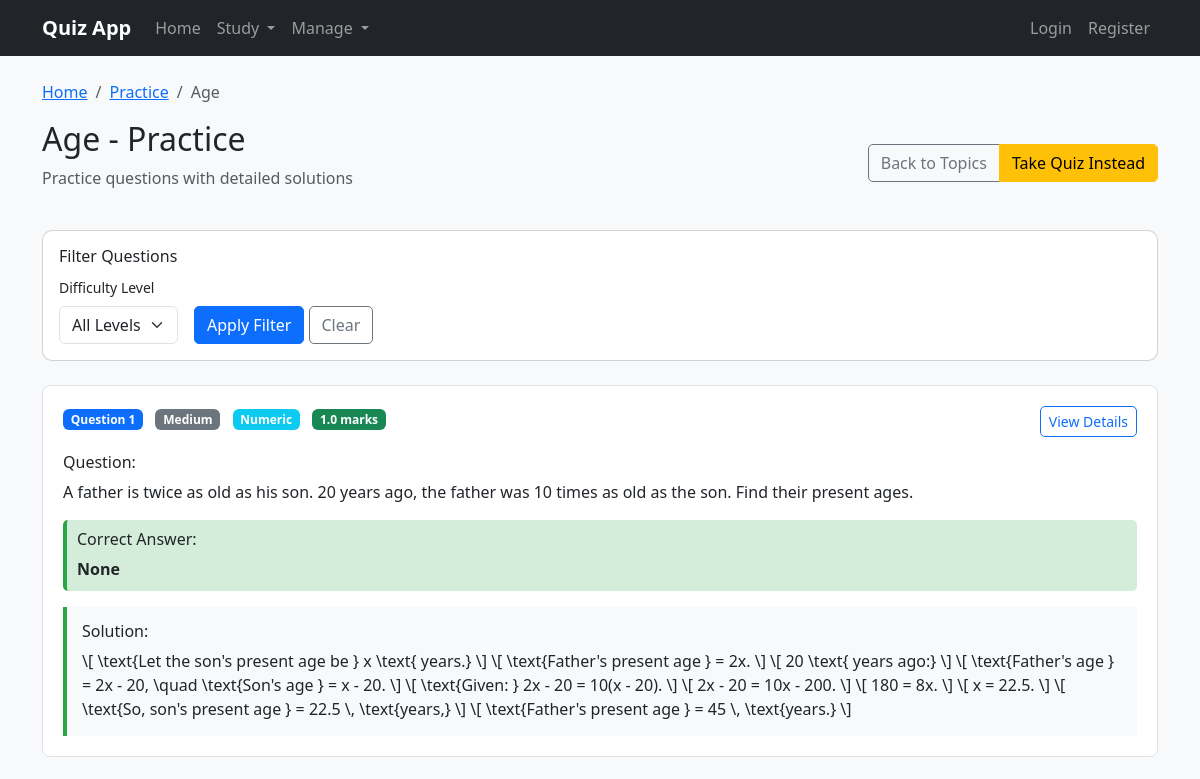
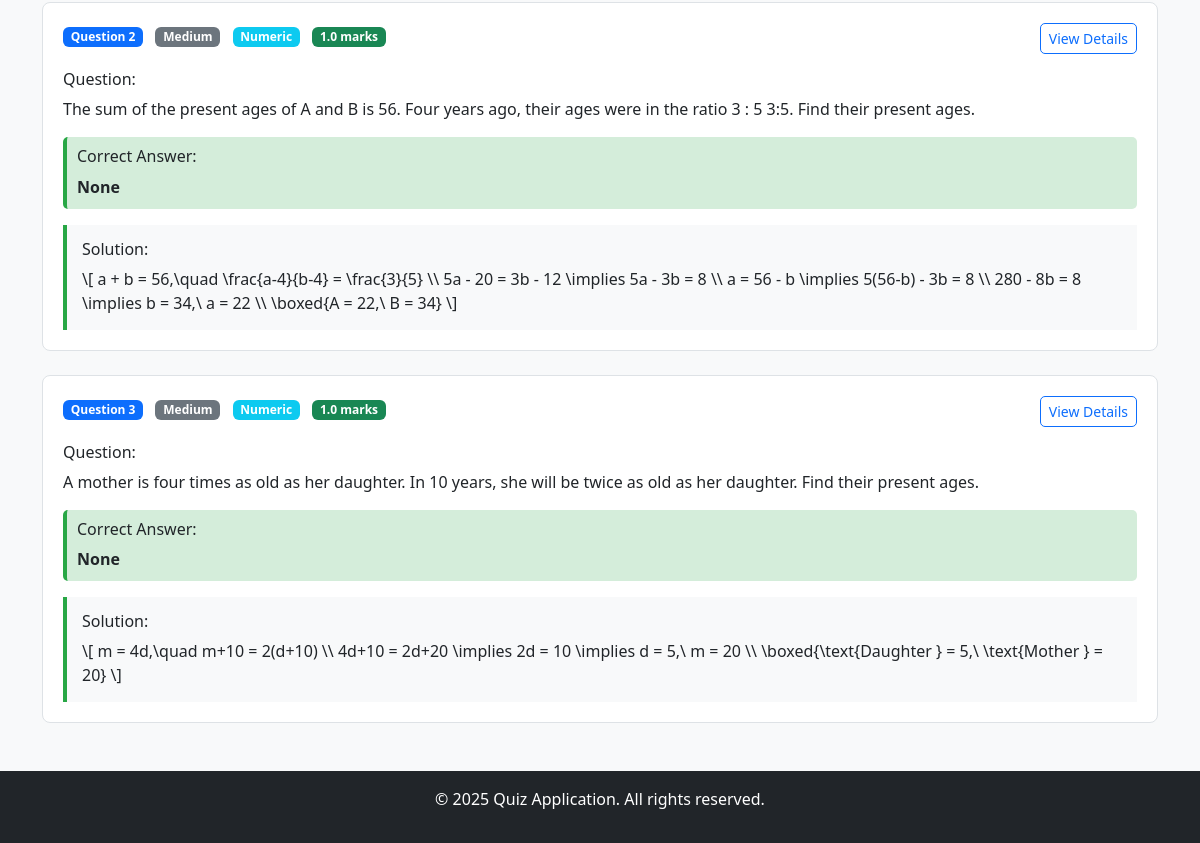
Before: /practice/1/ with the older database file (2 pictures, top to bottom).
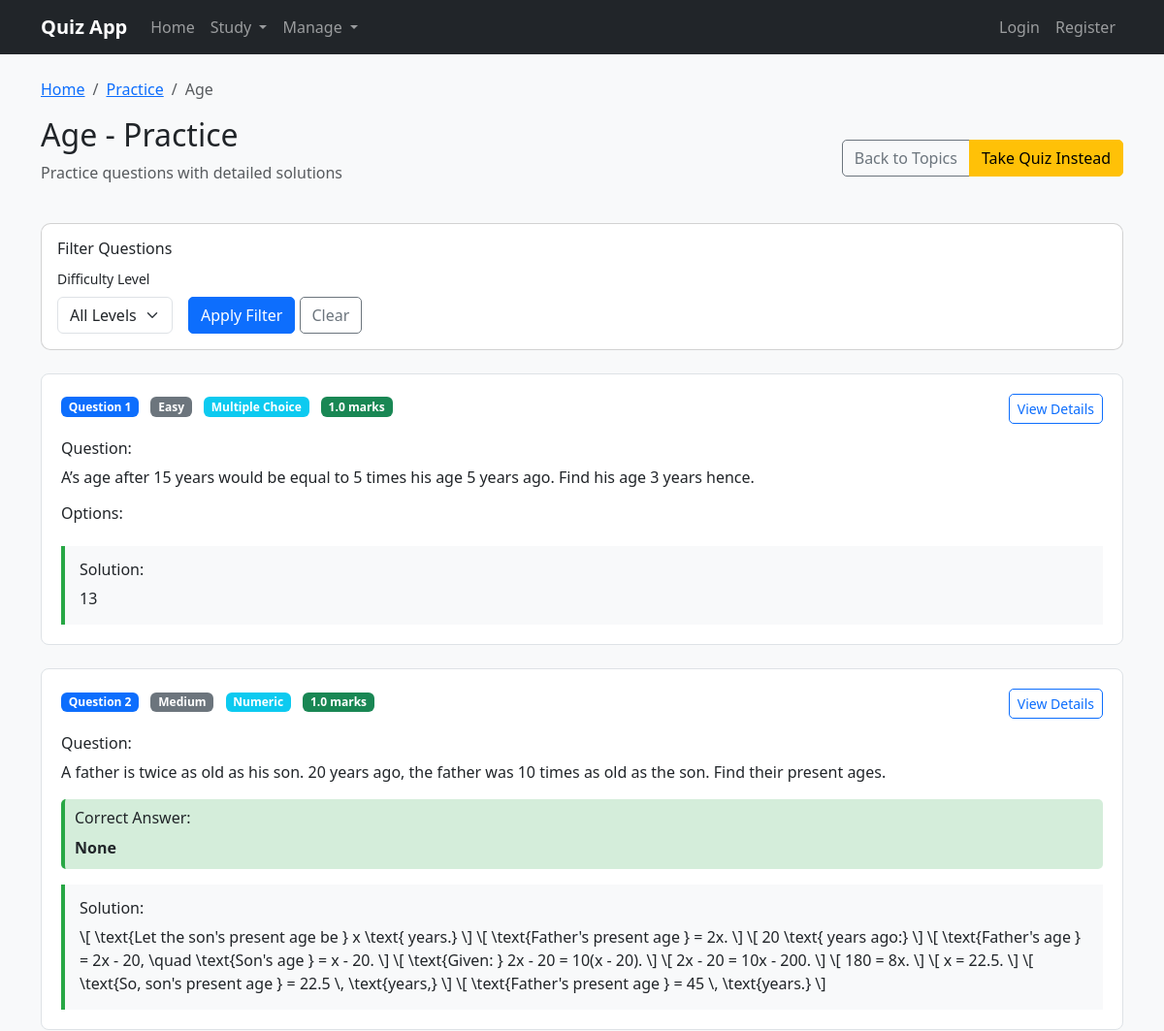
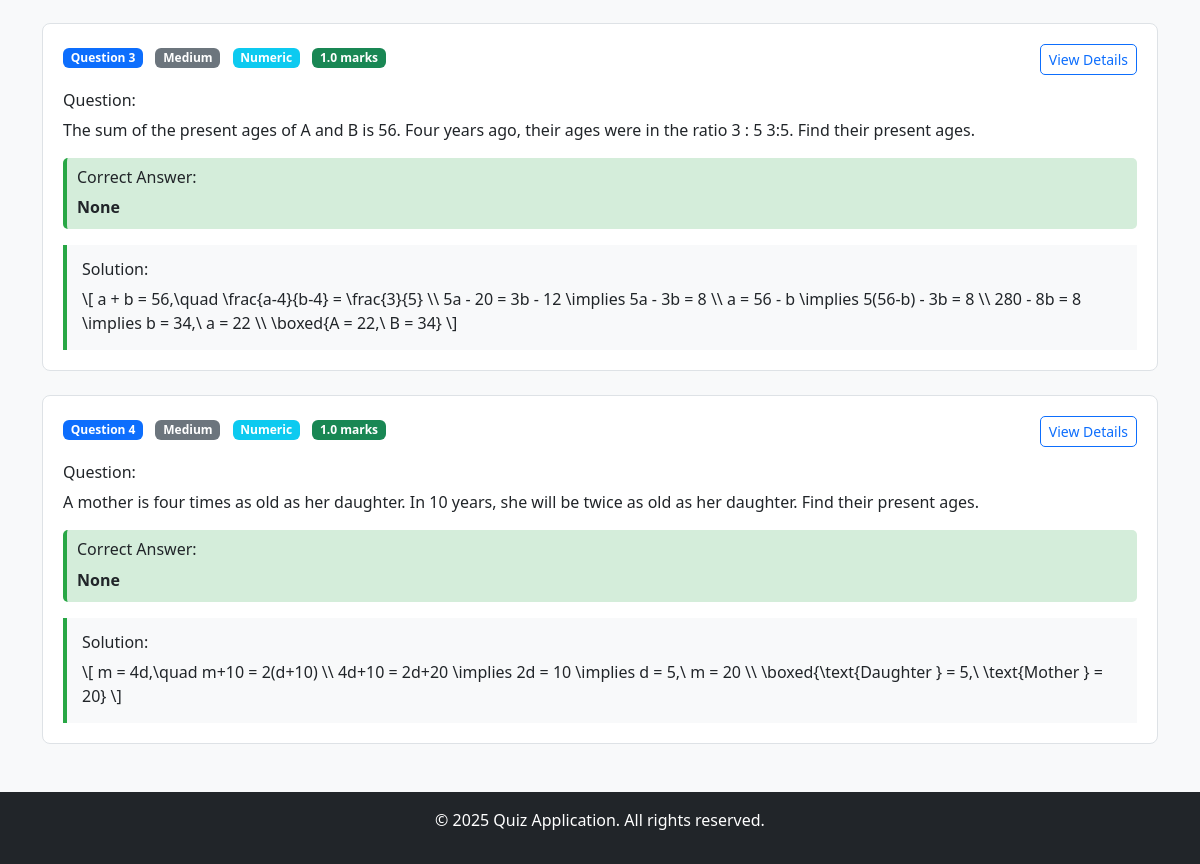
After: the same page with the newer database file (2 pictures, top to bottom).
### quiz/models.py (models this page shows, shortened)
class Question(models.Model):
    QUESTION_TYPES = [
        ("MCQ", "Multiple Choice"),
        ("NUM", "Numeric"),
        ("TF", "True/False"),
    ]
    DIFFICULTY_LEVELS = [
        (1, "Easy"),
        (2, "Medium"),
        (3, "Hard"),
    ]
    topic = models.ForeignKey(Topic, on_delete=models.CASCADE, related_name="questions")
    text = models.TextField()  # Question text (can hold LaTeX)
    question_type = models.CharField(max_length=5, choices=QUESTION_TYPES, default="MCQ")
    difficulty = models.IntegerField(choices=DIFFICULTY_LEVELS, default=1)
    marks = models.FloatField(default=1.0, editable=False)
    option_a = models.TextField(blank=True, null=True)
    option_b = models.TextField(blank=True, null=True)
    option_c = models.TextField(blank=True, null=True)
    option_d = models.TextField(blank=True, null=True)
    correct_option = models.CharField(
        max_length=50,
        blank=True,
        null=True,
        help_text=(
            "For MCQ: enter A, B, C, or D; "
            "For True/False: enter True or False; "
            "For Numeric: enter the number as text."
        )
    )
    solution = models.TextField(blank=True, null=True)
    created_by = models.ForeignKey(settings.AUTH_USER_MODEL, on_delete=models.SET_NULL, null=True, blank=True)
    created_at = models.DateTimeField(auto_now_add=True)

### quiz/views.py (the view)
# urls.py: path("practice/<int:topic_id>/", views.practice_questions, name="practice_questions"),
def practice_questions(request, topic_id):
    topic = get_object_or_404(Topic, pk=topic_id)
    questions_list = Question.objects.filter(topic=topic).order_by('difficulty', 'created_at')
    paginator = Paginator(questions_list, 5)  # Show 5 questions per page
    page_number = request.GET.get('page')
    questions = paginator.get_page(page_number)
    difficulty_filter = request.GET.get('difficulty')
    if difficulty_filter:
        questions_list = questions_list.filter(difficulty=difficulty_filter)
        questions = paginator.get_page(page_number)
    return render(request, 'practice_questions.html', {
        'topic': topic,
        'questions': questions,
        'difficulty_levels': Question.DIFFICULTY_LEVELS,
        'current_difficulty': difficulty_filter
    })

### templates/practice_questions.html (shortened to what the changed rows need)
{% extends 'base.html' %}
{% block content %}
<div class="container mt-4">
    <div class="row mb-4">
        <div class="col-md-12">
            <div class="d-flex justify-content-between align-items-center flex-wrap">
                <div>
                    <h2> {{ topic.name }} - Practice</h2>
                </div>
            </div>
        </div>
    </div>
    {% if questions %}
        {% for question in questions %}
        <div class="question-box mb-4">
            <div class="d-flex justify-content-between align-items-start mb-3">
                <div>
                    <span class="badge bg-primary">Question {{ forloop.counter }}</span>
                    <span class="badge bg-secondary ms-2">
                        {% if question.difficulty == 1 %}Easy
                        {% elif question.difficulty == 2 %}Medium
                        {% elif question.difficulty == 3 %}Hard
                        {% endif %}
                    </span>
                    <span class="badge bg-info ms-2">{{ question.get_question_type_display }}</span>
                    <span class="badge bg-success ms-2">{{ question.marks }} marks</span>
                </div>
                <a href="{% url 'practice_question_detail' question.id %}" class="btn btn-sm btn-outline-primary">
                     View Details
                </a>
            </div>
            <div class="mb-3">
                <h6>Question:</h6>
                <div class="question-text">{{ question.text|safe }}</div>
            </div>
            {% if question.question_type == 'MCQ' %}
            <div class="mb-3">
                <h6>Options:</h6>
            </div>
            {% endif %}
            {% if question.question_type != 'MCQ' %}
            <div class="answer-highlight mb-3">
                <h6> Correct Answer:</h6>
                <strong>{{ question.correct_option }}</strong>
            </div>
            {% endif %}
            {% if question.solution %}
            <div class="solution-box">
                <h6> Solution:</h6>
                <div class="solution-text">{{ question.solution|safe }}</div>
            </div>
            {% endif %}
        </div>
        {% endfor %}
    {% endif %}
</div>
{% endblock %}

Changed rows visible on the page:
added Question: difficulty "Easy", question_type "Multiple Choice", marks "1.0", text "A’s age after 15 years would be equal to 5 times his age 5 years ago. Find his age 3 years hence.", shows "Options:", solution "13"
